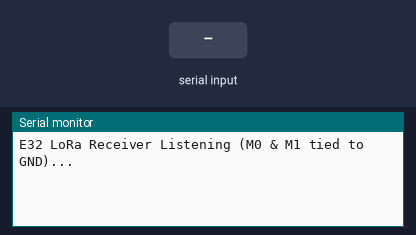
Simulated run of this sketch. Board: ESP32. On the bench: the last lines printed to the serial monitor. Inputs (shaded band) come from the test bench.

Above: at 2.2 s.
2.3 s: "1\n" received over the second serial link
At 3.3 s:
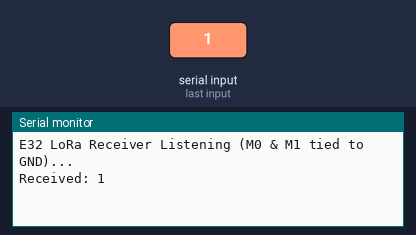
3.8 s: "0\n" received over the second serial link
At 4.4 s:
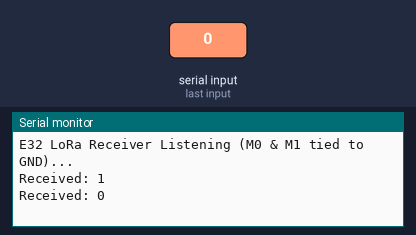
5.3 s: "2\n" received over the second serial link
At 6.7 s:
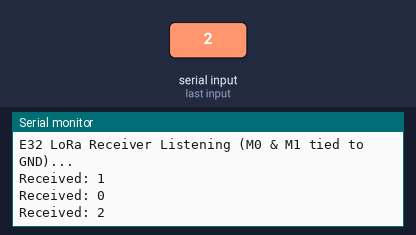

The sketch:

reciever.ino
```cpp
#include <HardwareSerial.h>

#define PIN_RX2 16  // ESP32 RX2 -> E32 TXD
#define PIN_TX2 17  // ESP32 TX2 -> E32 RXD

HardwareSerial LoRaSerial(2); // Use UART2

void setup() {
  Serial.begin(115200);
  delay(1000);

  LoRaSerial.begin(9600, SERIAL_8N1, PIN_RX2, PIN_TX2);

  Serial.println("E32 LoRa Receiver Listening (M0 & M1 tied to GND)...");
}

void loop() {
  if (LoRaSerial.available() > 0) {
    String receivedData = LoRaSerial.readStringUntil('\n');

    if (receivedData.length() > 0) {
      Serial.print("Received: ");
      Serial.println(receivedData);
    }
  }
}
```

Measured:
- after the input at 2.3 s, the serial monitor: prints a new line at once (image 1)
- after the input at 3.8 s, the serial monitor: prints a new line at once (image 2)
- after the input at 5.3 s, the serial monitor: prints a new line at once (image 3)
